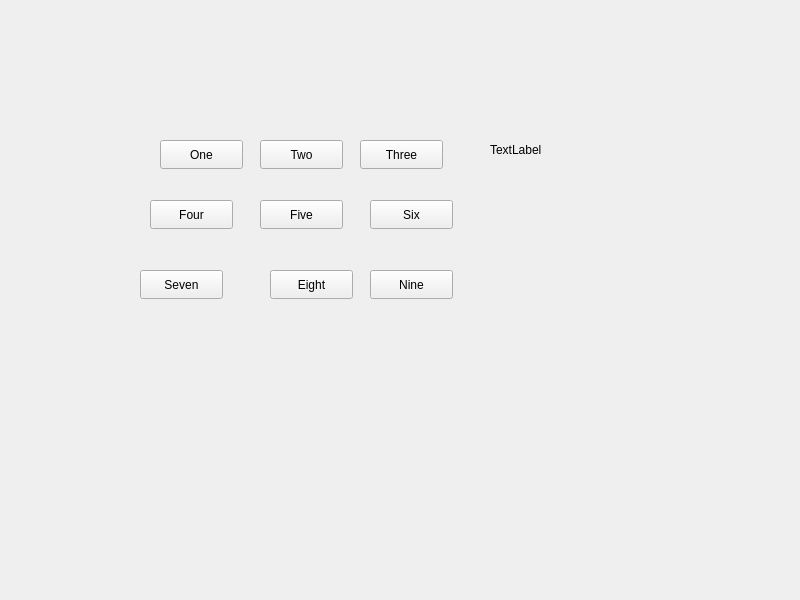
<?xml version="1.0" encoding="UTF-8"?>
<ui version="4.0">
 <class>Widget</class>
 <widget class="QWidget" name="Widget">
  <property name="geometry">
   <rect>
    <x>0</x>
    <y>0</y>
    <width>800</width>
    <height>600</height>
   </rect>
  </property>
  <property name="windowTitle">
   <string>Widget</string>
  </property>
  <widget class="QPushButton" name="pushButton">
   <property name="geometry">
    <rect>
     <x>160</x>
     <y>140</y>
     <width>83</width>
     <height>29</height>
    </rect>
   </property>
   <property name="text">
    <string>One</string>
   </property>
  </widget>
  <widget class="QPushButton" name="pushButton_2">
   <property name="geometry">
    <rect>
     <x>260</x>
     <y>140</y>
     <width>83</width>
     <height>29</height>
    </rect>
   </property>
   <property name="text">
    <string>Two</string>
   </property>
  </widget>
  <widget class="QPushButton" name="pushButton_3">
   <property name="geometry">
    <rect>
     <x>360</x>
     <y>140</y>
     <width>83</width>
     <height>29</height>
    </rect>
   </property>
   <property name="text">
    <string>Three</string>
   </property>
  </widget>
  <widget class="QPushButton" name="pushButton_4">
   <property name="geometry">
    <rect>
     <x>150</x>
     <y>200</y>
     <width>83</width>
     <height>29</height>
    </rect>
   </property>
   <property name="text">
    <string>Four</string>
   </property>
  </widget>
  <widget class="QPushButton" name="pushButton_5">
   <property name="geometry">
    <rect>
     <x>260</x>
     <y>200</y>
     <width>83</width>
     <height>29</height>
    </rect>
   </property>
   <property name="text">
    <string>Five</string>
   </property>
  </widget>
  <widget class="QPushButton" name="pushButton_6">
   <property name="geometry">
    <rect>
     <x>370</x>
     <y>200</y>
     <width>83</width>
     <height>29</height>
    </rect>
   </property>
   <property name="text">
    <string>Six</string>
   </property>
  </widget>
  <widget class="QPushButton" name="pushButton_7">
   <property name="geometry">
    <rect>
     <x>140</x>
     <y>270</y>
     <width>83</width>
     <height>29</height>
    </rect>
   </property>
   <property name="text">
    <string>Seven</string>
   </property>
  </widget>
  <widget class="QPushButton" name="pushButton_8">
   <property name="geometry">
    <rect>
     <x>270</x>
     <y>270</y>
     <width>83</width>
     <height>29</height>
    </rect>
   </property>
   <property name="text">
    <string>Eight</string>
   </property>
  </widget>
  <widget class="QPushButton" name="pushButton_9">
   <property name="geometry">
    <rect>
     <x>370</x>
     <y>270</y>
     <width>83</width>
     <height>29</height>
    </rect>
   </property>
   <property name="text">
    <string>Nine</string>
   </property>
  </widget>
  <widget class="QLabel" name="label">
   <property name="geometry">
    <rect>
     <x>490</x>
     <y>140</y>
     <width>63</width>
     <height>20</height>
    </rect>
   </property>
   <property name="sizePolicy">
    <sizepolicy hsizetype="Expanding" vsizetype="Expanding">
     <horstretch>0</horstretch>
     <verstretch>0</verstretch>
    </sizepolicy>
   </property>
   <property name="text">
    <string>TextLabel</string>
   </property>
  </widget>
 </widget>
 <resources/>
 <connections/>
</ui>
